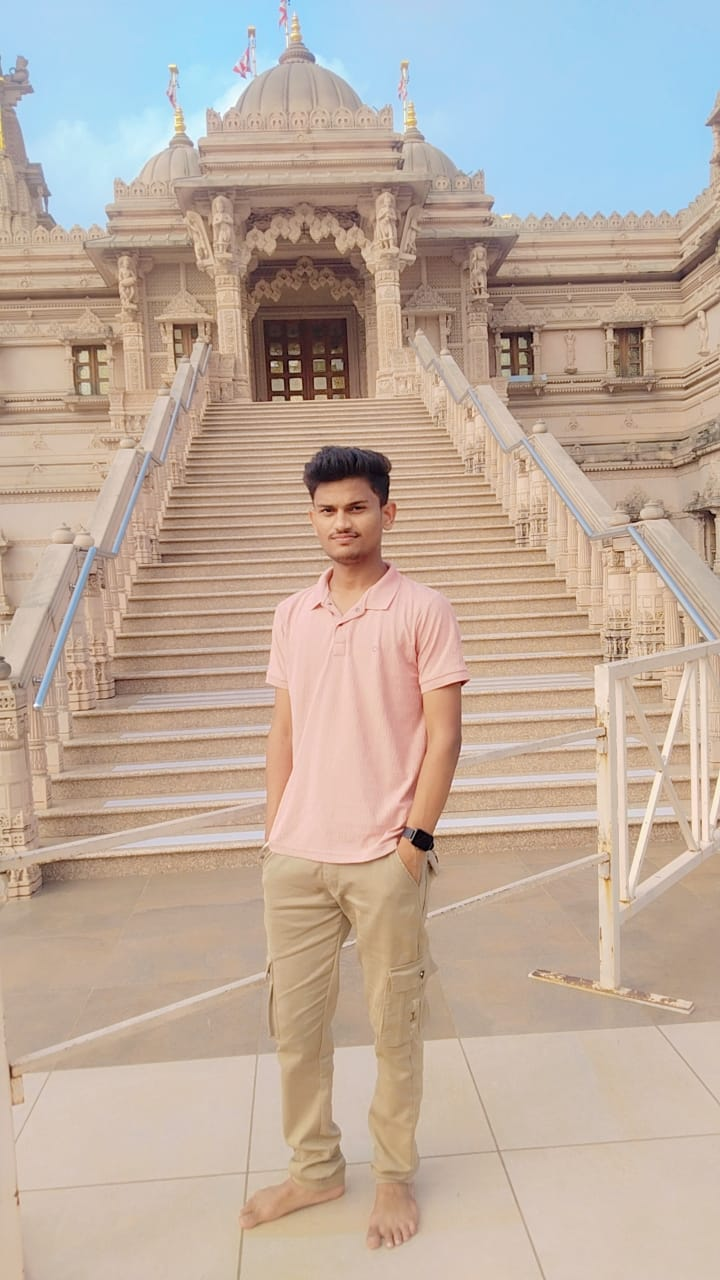
#> input picture Image Filtering/image.jpg, 720 x 1280 px, found by its file name
$ python roted.py
#> lines starting #> are read from the running program, lines starting #| are printed output that depends on the picture
import cv2

image = cv2.imread("image.jpg")
#> image is the input picture: shape (1280, 720, 3); mean B, G, R 158.4, 171.9, 189.3
if image is None :
    print("Error")

else:
    (h,w)= image.shape[:2]
#> h = 1280; w = 720
    center = (w//2,h//2)
#> center = (360, 640)

    M = cv2.getRotationMatrix2D(center,90,1.0)
    rotated = cv2.warpAffine(image , M,(w,h))
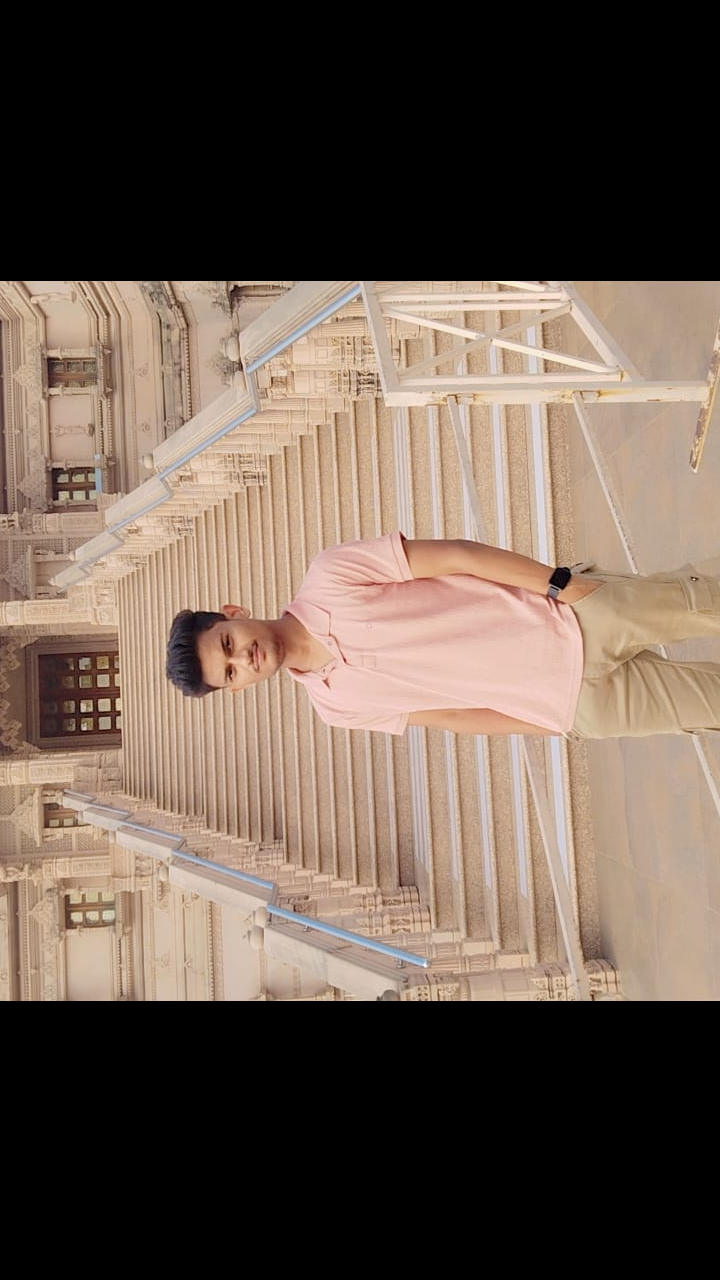
#> rotated: shape (1280, 720, 3); mean B, G, R 79.7, 91.2, 107.2

    cv2.imshow("original",image)
    cv2.imshow("Rotated",rotated)

    cv2.waitKey(0)
    cv2.destroyAllWindows()
